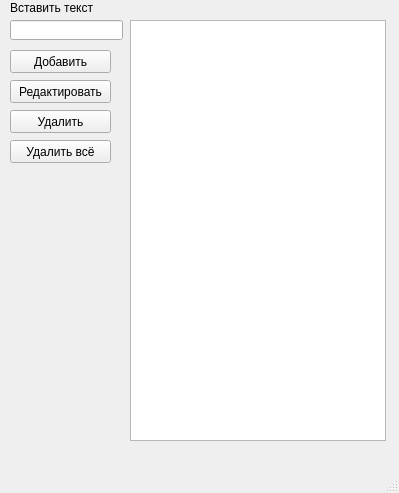
<?xml version="1.0" encoding="UTF-8"?>
<ui version="4.0">
 <class>MainWindow</class>
 <widget class="QMainWindow" name="MainWindow">
  <property name="geometry">
   <rect>
    <x>0</x>
    <y>0</y>
    <width>399</width>
    <height>493</height>
   </rect>
  </property>
  <property name="windowTitle">
   <string>MainWindow</string>
  </property>
  <widget class="QWidget" name="centralwidget">
   <widget class="QLabel" name="label">
    <property name="geometry">
     <rect>
      <x>10</x>
      <y>0</y>
      <width>91</width>
      <height>16</height>
     </rect>
    </property>
    <property name="text">
     <string>Вставить текст</string>
    </property>
   </widget>
   <widget class="QLineEdit" name="lineEdit">
    <property name="geometry">
     <rect>
      <x>10</x>
      <y>20</y>
      <width>113</width>
      <height>20</height>
     </rect>
    </property>
   </widget>
   <widget class="QPushButton" name="pushButton">
    <property name="geometry">
     <rect>
      <x>10</x>
      <y>50</y>
      <width>101</width>
      <height>23</height>
     </rect>
    </property>
    <property name="text">
     <string>Добавить</string>
    </property>
   </widget>
   <widget class="QPushButton" name="pushButton_2">
    <property name="geometry">
     <rect>
      <x>10</x>
      <y>80</y>
      <width>101</width>
      <height>23</height>
     </rect>
    </property>
    <property name="text">
     <string>Редактировать</string>
    </property>
   </widget>
   <widget class="QPushButton" name="pushButton_3">
    <property name="geometry">
     <rect>
      <x>10</x>
      <y>110</y>
      <width>101</width>
      <height>23</height>
     </rect>
    </property>
    <property name="text">
     <string>Удалить</string>
    </property>
   </widget>
   <widget class="QPushButton" name="pushButton_4">
    <property name="geometry">
     <rect>
      <x>10</x>
      <y>140</y>
      <width>101</width>
      <height>23</height>
     </rect>
    </property>
    <property name="text">
     <string>Удалить всё</string>
    </property>
   </widget>
   <widget class="QListWidget" name="listWidget">
    <property name="geometry">
     <rect>
      <x>130</x>
      <y>20</y>
      <width>256</width>
      <height>421</height>
     </rect>
    </property>
   </widget>
  </widget>
  <widget class="QMenuBar" name="menubar">
   <property name="geometry">
    <rect>
     <x>0</x>
     <y>0</y>
     <width>399</width>
     <height>21</height>
    </rect>
   </property>
  </widget>
  <widget class="QStatusBar" name="statusbar"/>
 </widget>
 <resources/>
 <connections/>
</ui>
